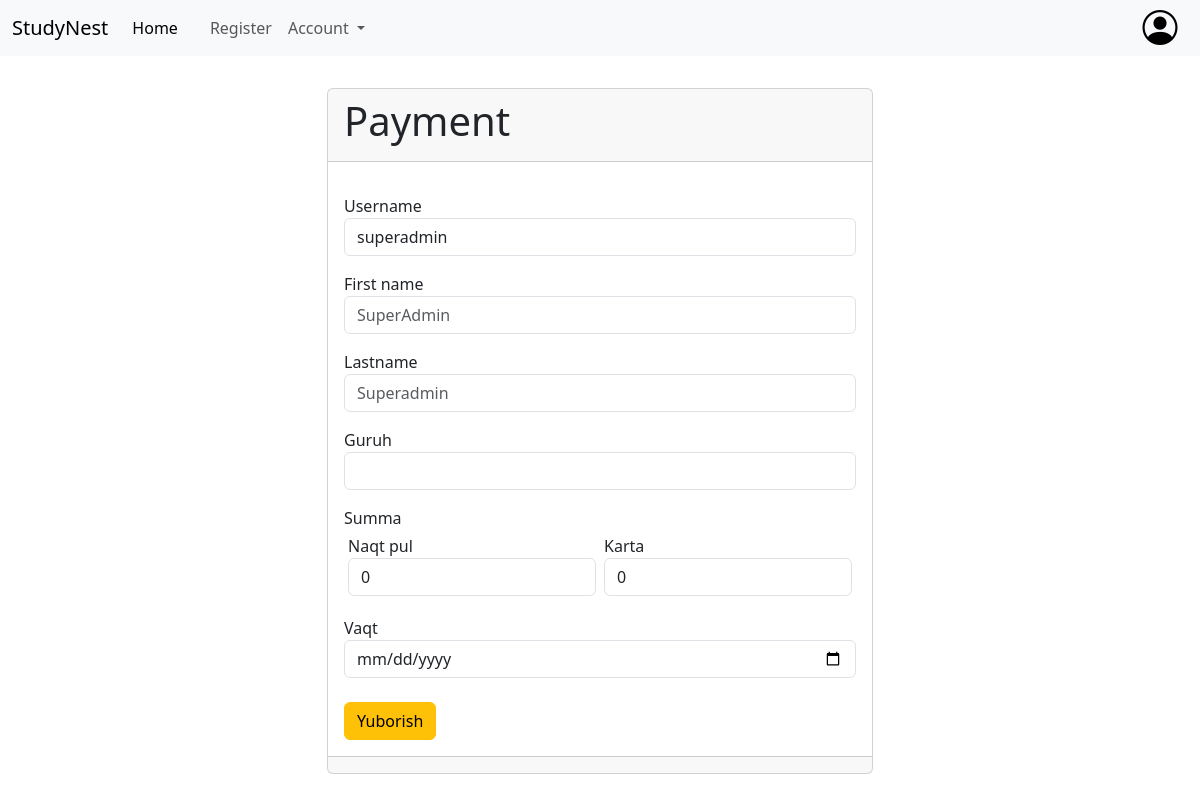
The app's page /payment/superadmin/ (signed in) with its own data.
### users/models.py (models this page shows, shortened)
class CustomUser(AbstractUser):
    USER_ROLE_CHOICES = (
        ('student', "Student"),
        ('teacher', "Teacher"),
        ('admin', "Admin"),
        ('super', 'Super'),
    )
    USER_TYPE_CHOICES = (
        ("pause", 'Pause'),
        ('active', "Active"),
        ('stater', 'Stater'),
        ('deleted', 'Deleted'),
        ('test', 'Test'),
    )
    user_role = models.CharField(max_length=10, choices=USER_ROLE_CHOICES)
    user_type = models.CharField(max_length=10, choices=USER_TYPE_CHOICES)
    birthday = models.DateField(null=True, blank=True)
    dept = models.BooleanField(blank=False, null=True, default=False)
    dept_count = models.IntegerField(default=0, blank=True, null=True)
    is_pay = models.BooleanField(default=False)
    salary = models.FloatField(null=True, blank=True)
    arrival_day = models.DateField(auto_now_add=True)
    started_day = models.DateField(null=True, blank=True)
    phone_number = models.CharField(max_length=15, null=True, blank=True)
    phone_number2 = models.CharField(max_length=15, blank=True, null=True)
    visit_by = models.ForeignKey(Target, on_delete=models.SET(1), blank=True, null=True)
    study = models.CharField(max_length=150, default=" Nomalum ", null=True, blank=True)

### main/views.py (the view, shortened to what this page needs)
# urls.py: path('payment/<slug:username>/', PaymentView.as_view(), name='payment'),
class PaymentView(LoginRequiredMixin, View):
    def get(self, request, username):
        if request.user.user_role == 'super' or request.user.user_role == 'admin':
            user = CustomUser.objects.get(username=username)
            groups = user.groupstudent_set.all
            group_students = GroupStudent.objects.filter(student=user)
            context = {
                'user': user,
                'groups': groups,
                'group_students': group_students
            }
            return render(request, 'payment.html', context)
        else:
            messages.warning(request, 'Sizga ushbu amal uchun admin tomonidan ruxsat berilmagan')
            return render(request, '404.html')

### templates/payment.html (shortened to what this page needs)
{% extends 'base.html' %}
{% block content %}
<div class="row mt-4" >
    <div class="col-6 offset-3" >
        <div class="card" >
            <div class="card-header" >
                <h1>Payment</h1>
            </div>
            <div class="card-body" >
                <form method="post" >
                    <div class="form-group pt-2 mt-2" >
                        <label for="username">Username</label>
                        <input type="text" value="{{ user.username }}" class="form-control" id="username" name="username" readonly placeholder="{{ user.username }}">
                    </div>
                    <div class=" mt-2 form-group pt-2" >
                        <label for="first_name">First name</label>
                        <input type="text" class="form-control" id="first_name" name="first_name" readonly placeholder="{{ user.first_name }}">
                    </div>
                    <div class="form-group mt-2 pt-2 " >
                        <label for="last_name">Lastname</label>
                        <input type="text" class="form-control" id="last_name" name="last_name" readonly placeholder="{{ user.last_name }}">
                    </div>
                    <div class="form-group mt-2 pt-2" >
                         <label for="group">Guruh</label>
                            <select required name="group" class="form-control" id="group">
                            </select>
                    </div>
                    <div class="mt-2 pt-2" ></div>
                    <label>Summa</label>
                    <div class="d-flex" >
                        <div class="col w-50  p-1 " >
                             <label for="cash" >Naqt pul</label>
                            <input required id="cash" type="number" value="0" min="0" class="form-control"  name="cash"  >
                        </div>
                        <div class="col w-50 p-1 " >
                             <label for="card" >Karta</label>
                        <input required value="0" id="card" min="0" type="number" class="form-control"  name="card"  >
                        </div>
                    </div>
                    <div class="form-group mt-2 pt-2" >
                         <label for="date">Vaqt</label>
                        <input required type="date" id="date" class="form-control"  name="date"  >
                    </div>
                    <button type="submit" class="btn btn-warning mt-4 " >Yuborish</button>
                </form>
            </div>
            <div class="card-footer" >
            </div>
        </div>
    </div>
</div>
{% endblock content %}

### records on screen
CustomUser: username "superadmin", first_name "SuperAdmin", last_name "Superadmin"
